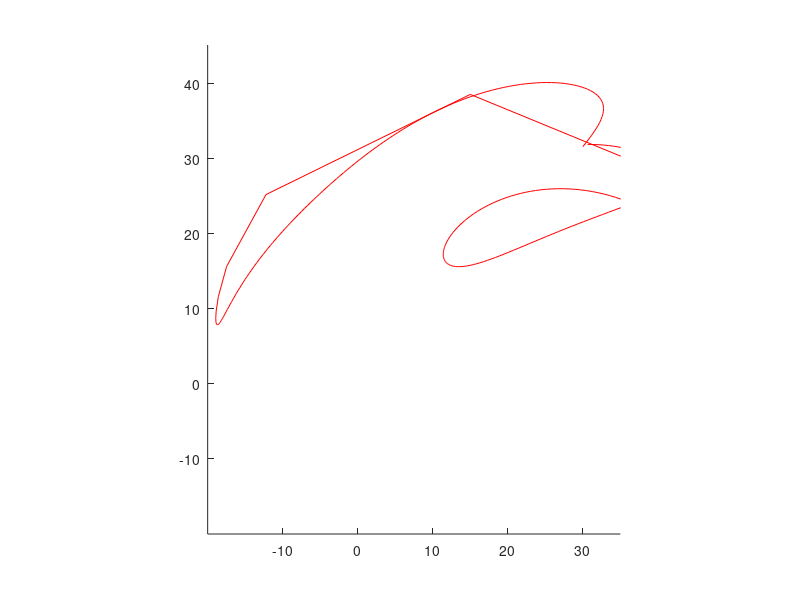

Here is the MATLAB script that generated this plot:
clear, cla, close all;
    
% Simulation of double-crank mechanism moving

% Define link lengths
l1 = 15;
l2 = 35;
l3 = 35;
l4 = 15;
l5 = 30;

% First and Last points
Ax = 0;
Ay = 0;
Ex = l5;
Ey = 0;

% Configurations for base angles
n  = 300; % Number of configurations to try
theta1 = linspace(0,4.5*pi,n);
theta2 = linspace(0,2*pi,n);

thetaArray = [theta1; theta2]';

% Calculate coords of joints 2 and 4
Bx = l1*cos(theta1);
By = l1*sin(theta1);
Dx = l5 + l4*cos(theta2);
Dy = l4*sin(theta2);

% Distance between joints 2 and 4
d  = sqrt((Dx - Bx).^2 + (Dy - By).^2);

% if any(abs(l3-l4) > d | d > l3+l4)
%     msgbox('Simulation is impossible. Check dimensions');
%     return
% end

% Calculate angle between d and l2
alpha = acos((l2.^2 + d.^2 - l3.^2)./(2*l2.*d));

% Calculate "V" vector with length l2 along d
vx = l2*(Dx - Bx)./d;
vy = l2*(Dy - By)./d;

% CALCULATE E.E. X;Y by rotating V vector

Cx =  (vx.*cos(alpha) - vy.*sin(alpha) + Bx)';
Cy =  (vx.*sin(alpha) + vy.*cos(alpha) + By)';

xlim([min(Bx)-5 max(l5)+5])
ylim([min(Dy)-5 max(Cy)+5])

axis equal
hold on

for i = 2:n
    j = i-1:i;
    plot(Cx(j),Cy(j),'Color','r')
	h = plot([Ax Bx(i) Cx(i) Dx(i) Ex], ...
             [Ay By(i) Cy(i) Dy(i) Ey], '-ok');
%     if i==3
%         input('enter')
%     end
	pause(0.05);
    delete(h)
end
hold off